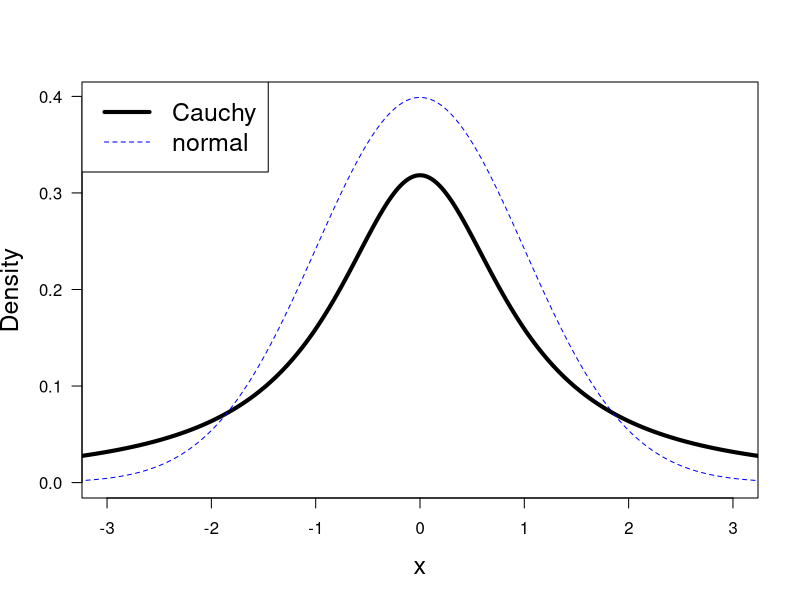

Here is the R script that generated this plot:
print('file: B2-PDsPDFsCauchy.R')
# Cauchy distribution
x = seq(-4,4,0.01); Cauchy = dcauchy(x)
Normal = dnorm(x)
# png('CauchyPDF220228.png',width=16,height=16,units='cm',res=300)
plot(x,Cauchy,type='l',col='black',xlab='x',ylab='Density',lwd=4,
     las=1,xlim=c(-3,3),ylim=c(0,max(Normal)),cex.lab=1.5)
lines(x,Normal,col='blue',lty=2)
legend('topleft',legend=c('Cauchy','normal'),col=c('black','blue'),
       lty=c(1,2),lwd=c(4,1),cex=1.5)
# dev.off()